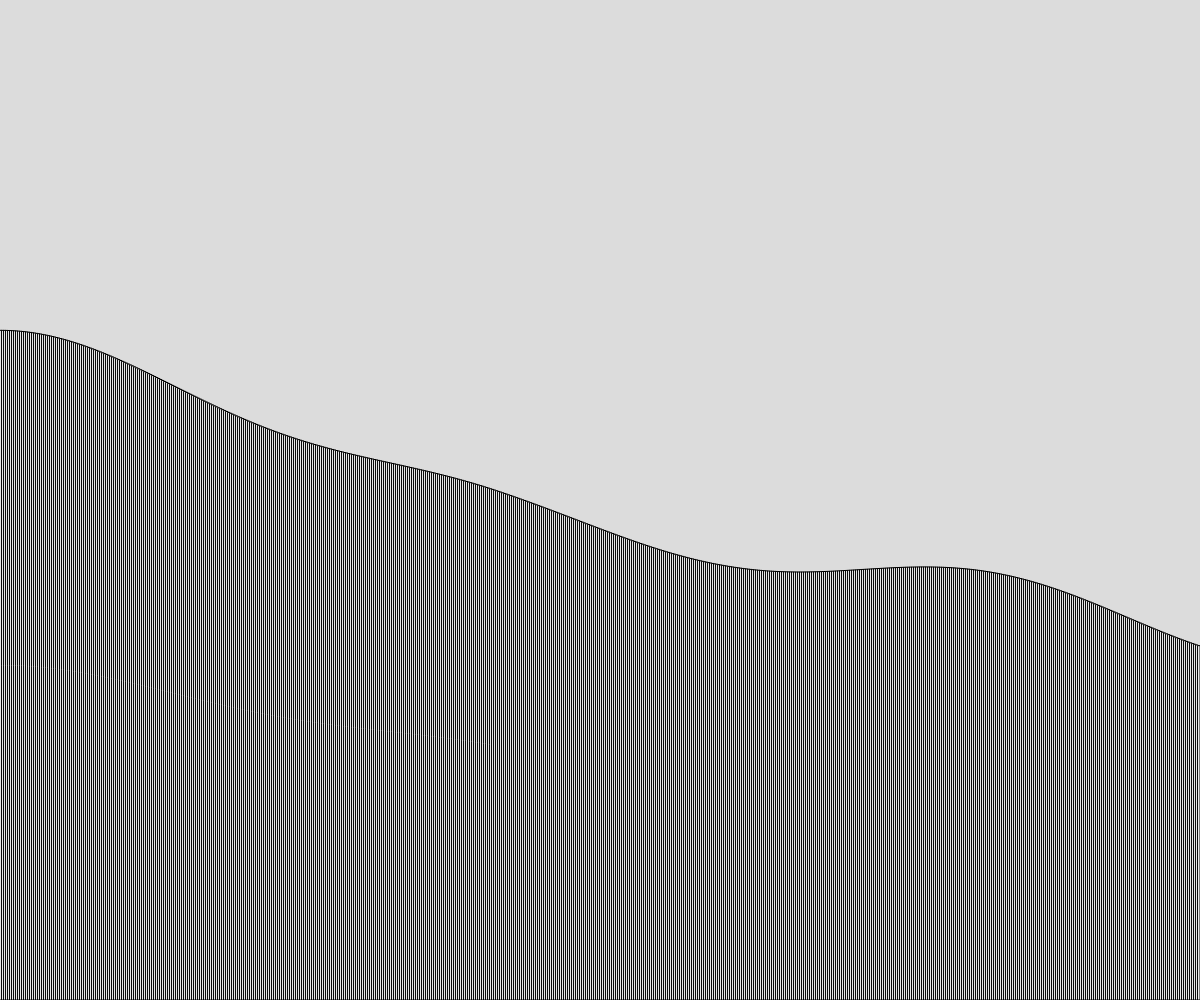
Frame 1 (no input)
Frame 60 (no input): identical to frame 1, image omitted
Frame 120 (the mouse pressed at the canvas centre since frame 60): identical to frame 1, image omitted

The p5.js sketch that drew this single still picture (run headless with seeded random() and noise() and a simulated clock; from frame 60 on, the mouse is pressed at the canvas centre):

// p5.js sketch
// ── sketch.js
// Generating terrain demo
// navya Sauhta
// 10-7-2024
//
// Extra for Experts:
// - describe what you did to take this project "above and beyond"

let terrain =[];
const NUMBER_OF_RECS = 600;

function setup() {
  createCanvas(windowWidth, windowHeight);
  let howWide = width/NUMBER_OF_RECS;
  generateTerrain(howWide);
}

function draw() {
  background(220);

  for (let someRect of terrain){
    rect(someRect.x, someRect.y, someRect.w, someRect.h);
  }

}

function generateTerrain(theWidth){
  let time = 0;
  let deltaTime = 0.001;
  for (let x = 0; x < width; x +=theWidth){
    let theHeight = noise(time) * height;
    let someRect = SpawnRectangle(x, theHeight, theWidth);
    terrain.push(someRect);
    time += deltaTime;
}
}
  

function SpawnRectangle(leftSide, rectHeight, rectWidth){
  let theRect = {
    x: leftSide,
    y: height - rectHeight,
    w: rectWidth, 
    h: rectHeight,
  };
  return theRect;
}
